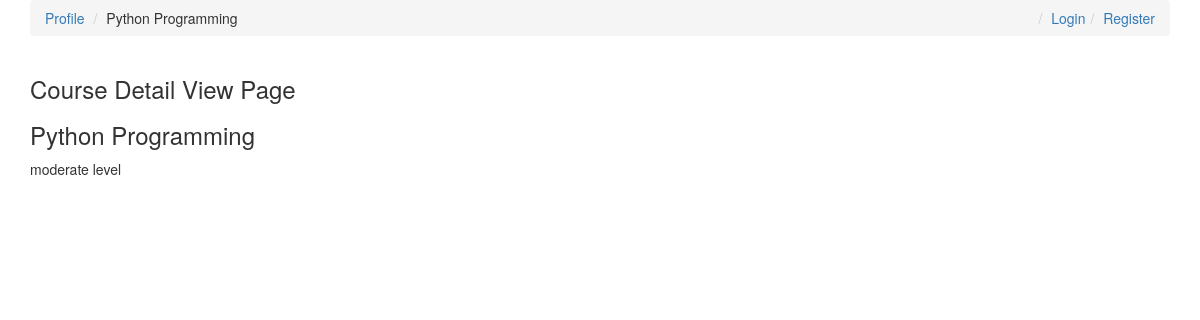
/courses/python, run on an earlier commit of the app's database.
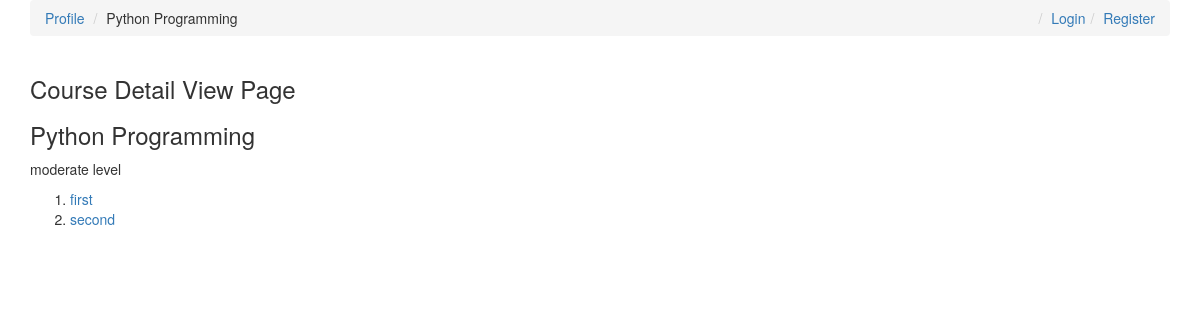
And on a later commit of the database.
### courses/models.py (models this page shows, shortened)
class Course(models.Model):
    slug = models.SlugField()
    title = models.CharField(max_length=120)
    description = models.TextField()
    allowed_memberships = models.ManyToManyField(Membership)
    @property
    def lessons(self):
        return self.lesson_set.all().order_by('position')

class Lesson(models.Model):
    slug = models.SlugField()
    title = models.CharField(max_length=120)
    course = models.ForeignKey(Course, on_delete=models.SET_NULL, null=True)
    position = models.IntegerField()
    video_url = models.CharField(max_length=200)
    thumbnail = models.ImageField()
    def get_absolute_url(self):
        return reverse('courses:lesson-detail',kwargs ={
            'course_slug':self.course.slug,
            'lesson_slug':self.slug,
            })

### courses/views.py (the view)
# urls.py: path('<slug>',CourseDetailView.as_view(),name='detail'),
class CourseDetailView(DetailView):
    model = Course

### courses/templates/courses/course_detail.html
{% extends 'courses/base.html' %}
{% block post_detail_link %}
<li>{{ object.title }}</li>
{% endblock %}
{% block content %}
	<div class="container">
		<div class="row">
			<div class="col-sm-4 col-md-4">
				<h3>Course Detail View Page</h3>
				<h3>{{ object.title }}</h3>
				<p>{{ object.description }}</p>
				<ol>
					{% for lesson in object.lessons %}
					<li><a href="{{ lesson.get_absolute_url }}">{{ lesson.title }}</a></li>
					{% endfor %}
				</ol>
			</div>
		</div>
	</div>
{% endblock %}

### courses/templates/courses/base.html (shortened to what this page needs)
<!DOCTYPE html>
<html>
<head>
	<link rel="stylesheet" href="https://maxcdn.bootstrapcdn.com/bootstrap/3.3.7/css/bootstrap.min.css">
</head>
<body>
	<div class="container">
		<ol class='breadcrumb'>
	        <li><a href="{% url 'memberships:profile' %}">Profile</a></li>
	        {% block post_detail_link %}
	        {% endblock %}
	        {% if not request.user.is_authenticated %}
	        <li class='pull-right'><a href='/register'>Register</a></li>
	        <li class='pull-right'><a href='/login'>Login</a></li>
	        {% else %}
	        <li class='pull-right'><a href='/memberships'>Memberships</a></li>
	        {% endif %}
	    </ol>
	</div>
	{% block content %}
	{% endblock content %}
</body>
</html>

What changed in the data, as far as the page shows it:
added Lesson: title "first"
added Lesson: title "second"
